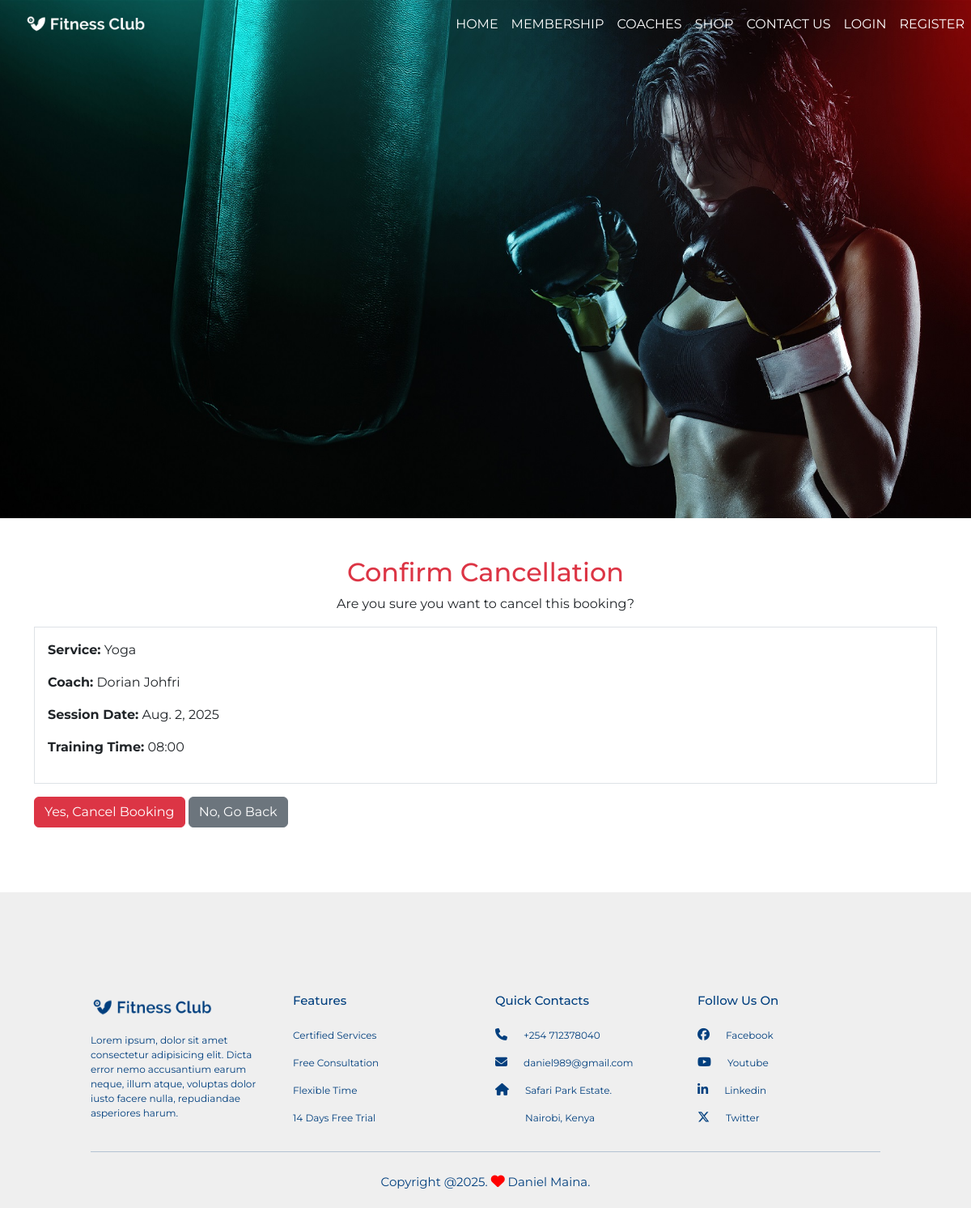
Page /coaches/confirm_cancellation/1/ on the earlier database version.
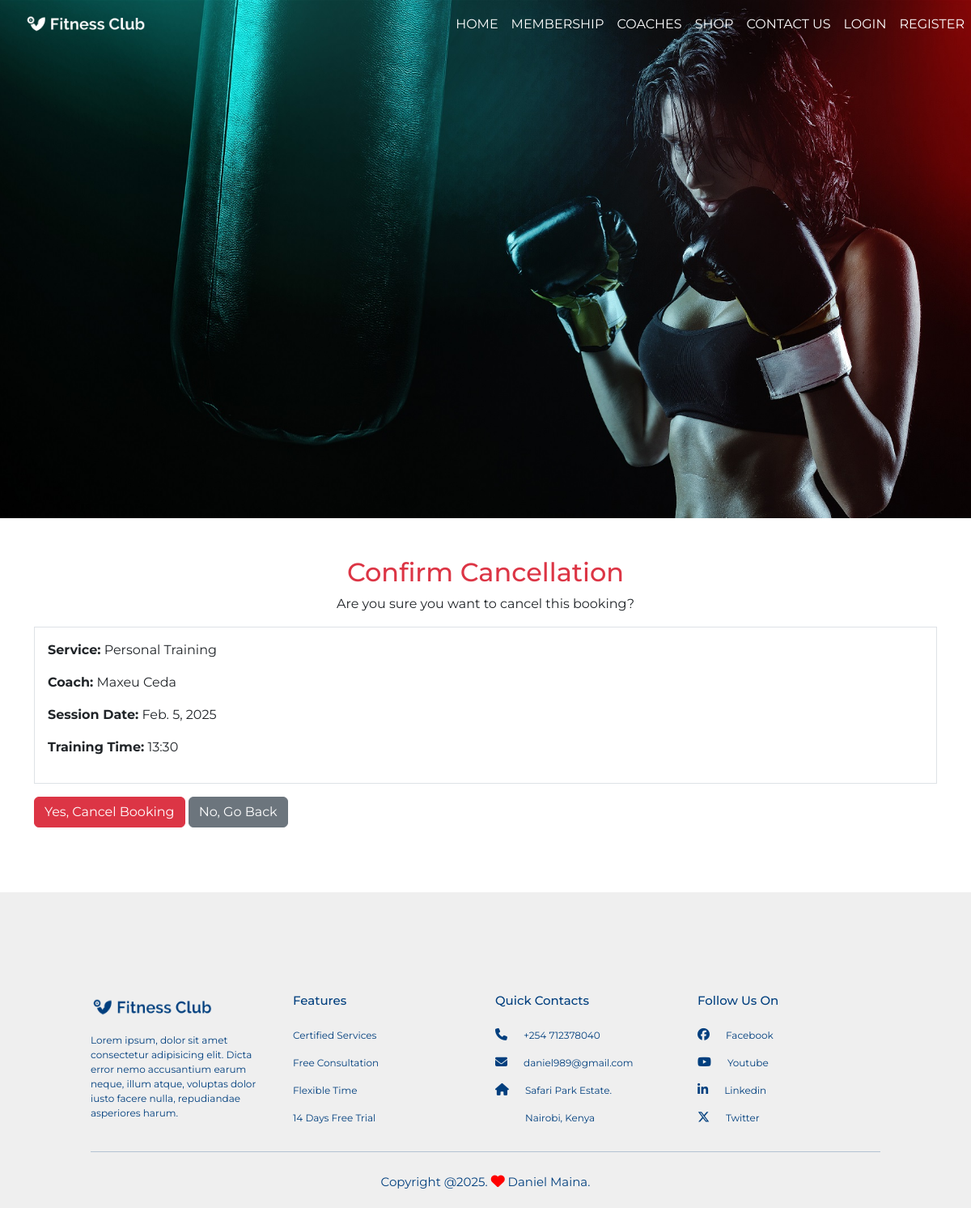
Same page on the later database version.
### members/models.py (models this page shows, shortened)
class Booking(models.Model):
    TIME_SLOT_CHOICES = [
        ('08:00', '08:00'),
        ('10:00', '10:00'),
        ('13:30', '13:30'),
        ('16:00', '16:00'),
    ]
    STATUS_CHOICES = [
        ('active', 'Active'),
        ('canceled', 'Canceled'),
    ]
    service = models.ForeignKey(Service, on_delete=models.CASCADE)
    session_date = models.DateField()
    coach = models.ForeignKey(Coach, on_delete=models.SET_NULL, null=True, blank=True)
    user = models.ForeignKey(User, on_delete=models.CASCADE, null=True, blank=True)
    training_time = models.CharField(
        max_length=5,
        choices=TIME_SLOT_CHOICES,
        default='08:00'  # Default to 08:00 (or another preferred time)
    )
    created_at = models.DateTimeField(default=now, editable=False)
    status = models.CharField(max_length=20, choices=[('active', 'Active'), ('canceled', 'Canceled')], default='active')

### gym/models.py (models this page shows)
class Service(models.Model):
    YOGA = 'Yoga'
    CROSSFIT = 'CrossFit'
    PERSONAL_TRAINER = 'Personal Trainer'
    NUTRITIONIST = 'Nutritionist'
    SERVICE_CATEGORIES = [
        (YOGA, 'Yoga'),
        (CROSSFIT, 'CrossFit'),
        (PERSONAL_TRAINER, 'Personal Trainer'),
        (NUTRITIONIST, 'Nutritionist'),
    ]
    name = models.CharField(max_length=100)
    description = models.TextField()
    image = models.ImageField(upload_to='services/')
    price_per_session = models.DecimalField(max_digits=10, decimal_places=2, null=True, blank=True)
    is_active = models.BooleanField(default=True)
    created_at = models.DateTimeField(auto_now_add=True)
    updated_at = models.DateTimeField(auto_now=True)
    category = models.CharField(
        max_length=50,
        choices=SERVICE_CATEGORIES,
        default=YOGA,
    )
    def __str__(self):
        return self.name

### coaches/models.py (models this page shows)
class Coach(models.Model):
    CATEGORY_CHOICES = [
        ('Personal Trainer', 'Personal Trainer'),
        ('Yoga Instructor', 'Yoga Instructor'),
        ('Nutritionist', 'Nutritionist'),
        ('Strength Coach', 'Strength Coach'),
    ]
    name = models.CharField(max_length=100)
    specialization = models.CharField(max_length=50, choices=CATEGORY_CHOICES)
    experience = models.PositiveIntegerField(help_text="Years of experience")
    email = models.EmailField()
    phone = models.CharField(max_length=15)
    photo = models.ImageField(upload_to='coaches_photos/', null=True, blank=True)
    workout_video = models.FileField(upload_to='coaches_videos/', null=True, blank=True)
    hourly_rate = models.DecimalField(max_digits=6, decimal_places=2, default=0.00)
    resume = models.FileField(upload_to='nutritionist_resumes/', null=True, blank=True, help_text="Required for Nutritionists")
    def __str__(self):
        return self.name

### coaches/views.py (the view)
# urls.py: path('confirm_cancellation/<int:booking_id>/', views.CancelBookingView.as_view(), name='confirm_cancellation'),
class CancelBookingView(DeleteView):
    model = Booking
    template_name = 'coaches/confirm_cancellation.html'
    context_object_name = 'booking'
    success_url = reverse_lazy('coaches:booking_list')  # Redirect after deletion
    def get_object(self, queryset=None):
        booking_id = self.kwargs.get("booking_id")
        if not booking_id:
            raise Http404("Booking ID not provided")
        return get_object_or_404(Booking, id=booking_id)

### coaches/templates/coaches/confirm_cancellation.html (shortened to what this page needs)
{% extends 'base.html' %}
{% block main_content %}
<div class="container mt-5">
    <h2 class="text-center text-danger">Confirm Cancellation</h2>
    <p class="text-center">Are you sure you want to cancel this booking?</p>
    <div class="border p-3 mb-3">
        <p><strong>Service:</strong> {{ booking.service }}</p>
        <p><strong>Coach:</strong> {{ booking.coach }}</p>
        <p><strong>Session Date:</strong> {{ booking.session_date }}</p>
        <p><strong>Training Time:</strong> {{ booking.training_time }}</p>
    </div>
    <form method="post">
        <button type="submit" class="btn btn-danger">Yes, Cancel Booking</button>
        <a href="{% url 'coaches:booking_list' %}" class="btn btn-secondary">No, Go Back</a>
    </form>
</div>
{% endblock %}

Differences in the rows shown:
changed Booking: service "Yoga" → "Personal Training"; coach "Dorian Johfri" → "Maxeu Ceda"; session_date "Aug. 2, 2025" → "Feb. 5, 2025"; training_time "08:00" → "13:30"
